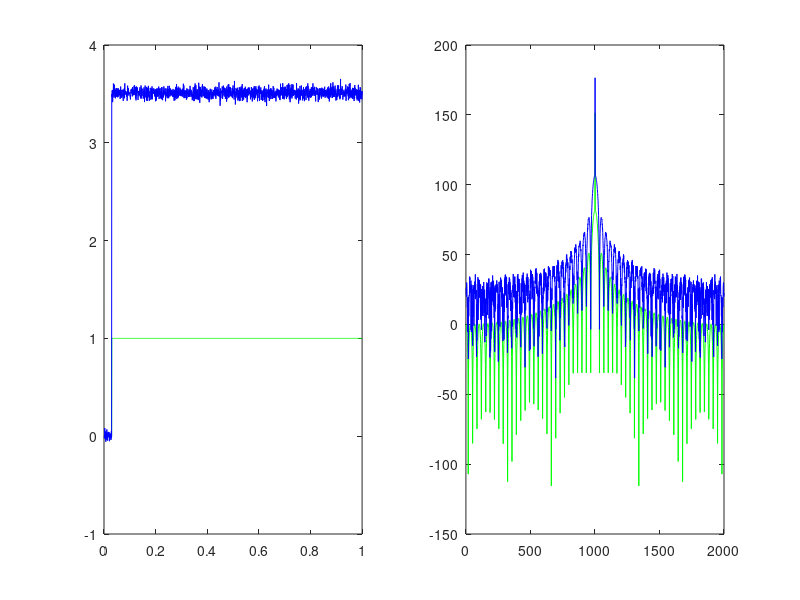
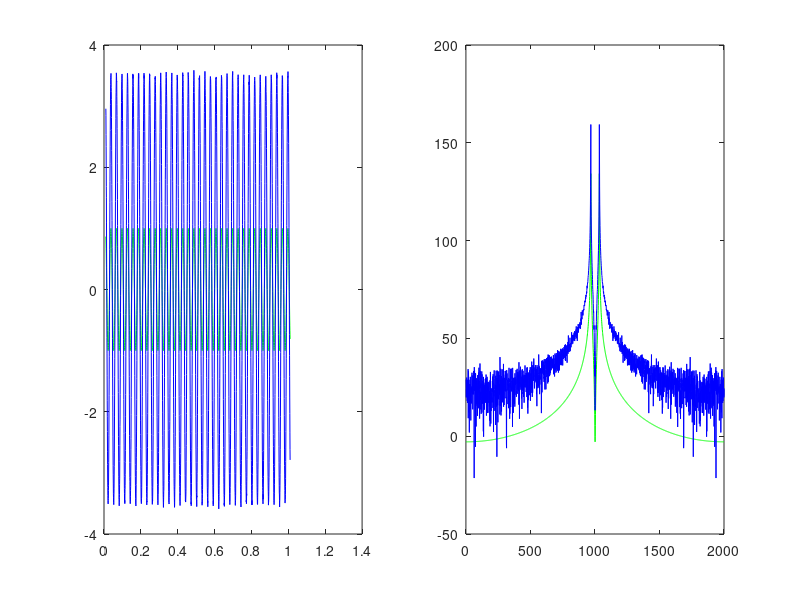
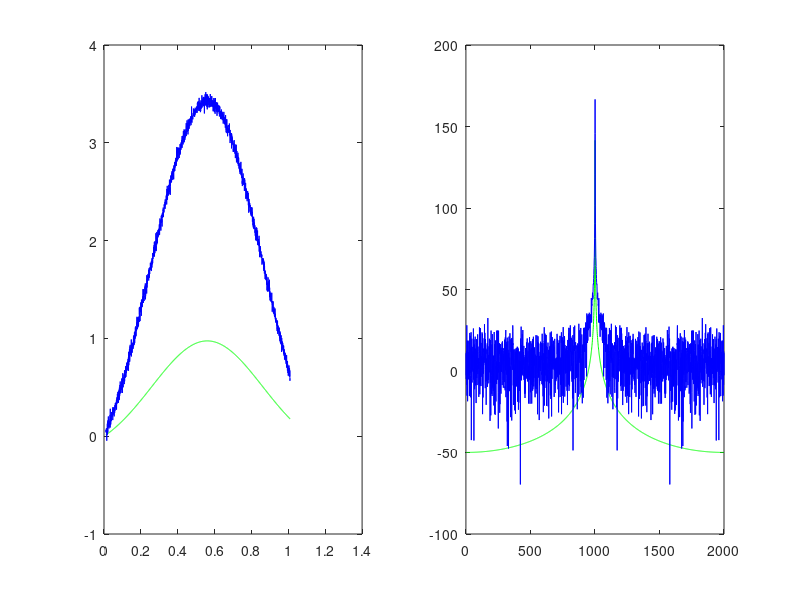

These figures' MATLAB source, in order:
function [] = time1()
%Robert Chitiu
%101047295
set(0,'DefaultFigureWindowStyle','docked')
close all

R1=1;
R2=2;
R3=55.4247;
R4=0.1;
Ro=1000;
a=100;
L=0.2;
Cap=0.25;
Cn=0.00001;

G = zeros(8,8);
C = zeros(8,8);
F = zeros(8,8);


Vin = linspace(-10,10,100);
Vo = zeros(100,1);
V3 = zeros(100,1);
Av = zeros(100,1);
w = 2*pi*linspace(0,80,100);


G(1,1) = 1/R1;
G(1,2) = -1/R1;
G(2,1) = -1/R1;
G(2,2) = -1/R1+1/R2;
G(3,2) = 1;
G(3,3) = 1/R3;

G(4,4) = 1/R4;
G(5,4) = 1/R4;
G(4,5) = -1/R4;
G(5,5) = 1/R4+1/Ro;
G(6,2) = -1;
G(6,1) = 1;
G(7, 2) = 1;
G(7, 3) = -1;
G(8, 3) = -a/R3;
G(8, 4) = 1;
G(1, 6) = 1;
G(2, 7) = 1;
G(3, 7) = -1;
G(4, 8) = 1;


C(2,1) = Cap;
C(2,2) = -Cap;
C(6,6) = L;
C(3,4) = Cn;


%Time simulation 
time=zeros(2000,1);
VStep=zeros(2000,1);
Vo = zeros(2000,1);

for i=1:2000
    
    if i==1
    time(i)=0.0005;    
    else
    time(i)=time(i-1)+0.0005;
    end
    
    if time(i)>=0.03
       VStep(i)=1;
    end
    F(6) = VStep(i);
    A = G + C ;
    V = A\F;
    Vo(i) = V(5);
    
    F(3)=randn()/100;
 
end
  
    fin=fft(VStep);
    ffin=fftshift(fin);
    fout=fft(Vo);
    ffout=fftshift(fout);


    figure (5) 
    subplot(1,2,1)
    plot(time,VStep,'g')
    hold on
    subplot(1,2,1)
    plot(time,Vo,'b')
    figure (5)
    subplot(1,2,2)
    plot(20*log (abs(ffin)),'g')
    hold on
    subplot(1,2,2)
    plot(20*log (abs(ffout)),'b')
  
    
time=zeros(2000,1);    
Vsin=zeros(2000,1);
Vo = zeros(2000,1);
f=1/0.03;


for i=1:2000
    
    if i==1
    time(i)=0.01;    
    else
    time(i)=time(i-1)+0.0005;
    end
    
    Vsin(i)=sin(2*pi*f*time(i)); 
    F(6) = Vsin(i);
    A = G + C;
    V = A\F;
    Vo(i) = V(5);
    
    F(3)=randn()/100;
end

fin=fft(Vsin);
ffin=fftshift(fin);
fout=fft(Vo);
ffout=fftshift(fout);
figure (6) 
subplot(1,2,1)
plot(time,Vsin,'g')
hold on
subplot(1,2,1)
plot(time,Vo,'b')
subplot(1,2,2)
plot(20*log (abs(ffin)),'g')
hold on
subplot(1,2,2)
plot(20*log (abs(ffout)),'b')

Vo = zeros(2000,1);
sd=0.3;
mu=.5;
Vgaus = 2.23/(2*pi*sd)*exp(-(time-0.06-mu).^2/(2*sd^2)) - 0.2085; 
 

for i=1:2000
    
    
    F(6) = Vgaus(i);
    A = G + C;
    V = A\F;
    Vo(i) = V(5);
    
    F(3)=randn()/100;
end
fin=fft(Vgaus);
ffin=fftshift(fin);
fout=fft(Vo);
ffout=fftshift(fout);

figure(7)
subplot(1,2,1)
plot(time,Vgaus,'g');
hold on
subplot(1,2,1)
plot(time,Vo,'b');
figure(7)
subplot(1,2,2)
plot(20*log (abs(ffin)),'g')
hold on
subplot(1,2,2)
plot(20*log (abs(ffout)),'b')

end